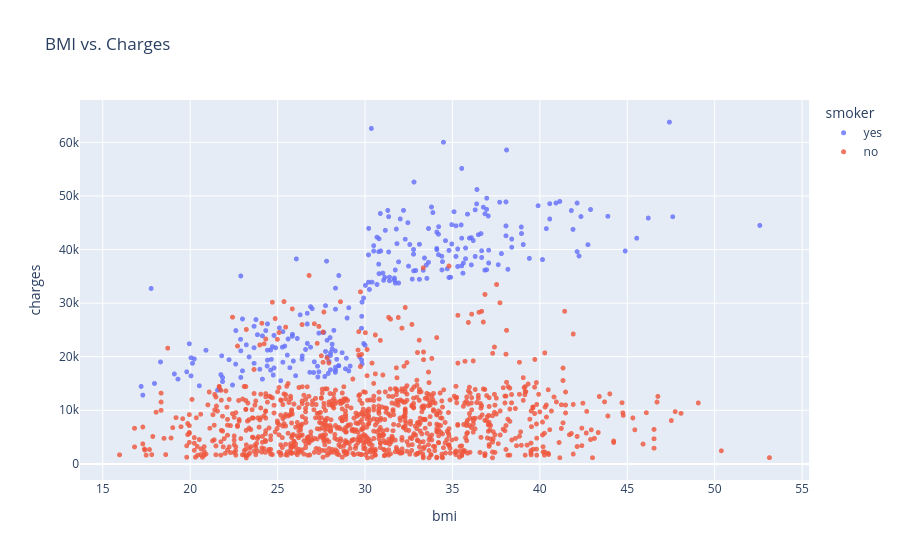

Write notebook code for a chart like this one.
### Code cell
fig = px.scatter(medical_df, 
                 x = 'bmi',
                 y='charges',
                 color = 'smoker',
                 opacity = 0.8, 
                 hover_data = ['sex'],
                 title = 'BMI vs. Charges')
fig.update_traces(marker_size = 5)
fig.show()

### Figure 1 — Plotly figure (JSON) as saved in the notebook; plotly's stock layout.template omitted (floating-point values rounded to 4 significant figures; data arrays with more than 128 entries replaced by an {"elided": "..."} marker saying what was removed)
{"data": [{"customdata": {"elided": "274x1 str values"}, "hovertemplate": "smoker=yes<br>bmi=%{x}<br>charges=%{y}<br>sex=%{customdata[0]}<extra></extra>", "legendgroup": "yes", "marker": {"color": "#636efa", "opacity": 0.8, "size": 5, "symbol": "circle"}, "mode": "markers", "name": "yes", "showlegend": true, "type": "scattergl", "x": {"elided": "274 float values"}, "xaxis": "x", "y": {"elided": "274 float values"}, "yaxis": "y"}, {"customdata": {"elided": "1064x1 str values"}, "hovertemplate": "smoker=no<br>bmi=%{x}<br>charges=%{y}<br>sex=%{customdata[0]}<extra></extra>", "legendgroup": "no", "marker": {"color": "#EF553B", "opacity": 0.8, "size": 5, "symbol": "circle"}, "mode": "markers", "name": "no", "showlegend": true, "type": "scattergl", "x": {"elided": "1064 float values"}, "xaxis": "x", "y": {"elided": "1064 float values"}, "yaxis": "y"}], "layout": {"legend": {"title": {"text": "smoker"}, "tracegroupgap": 0}, "title": {"text": "BMI vs. Charges"}, "xaxis": {"anchor": "y", "domain": [0, 1], "title": {"text": "bmi"}}, "yaxis": {"anchor": "x", "domain": [0, 1], "title": {"text": "charges"}}}}
